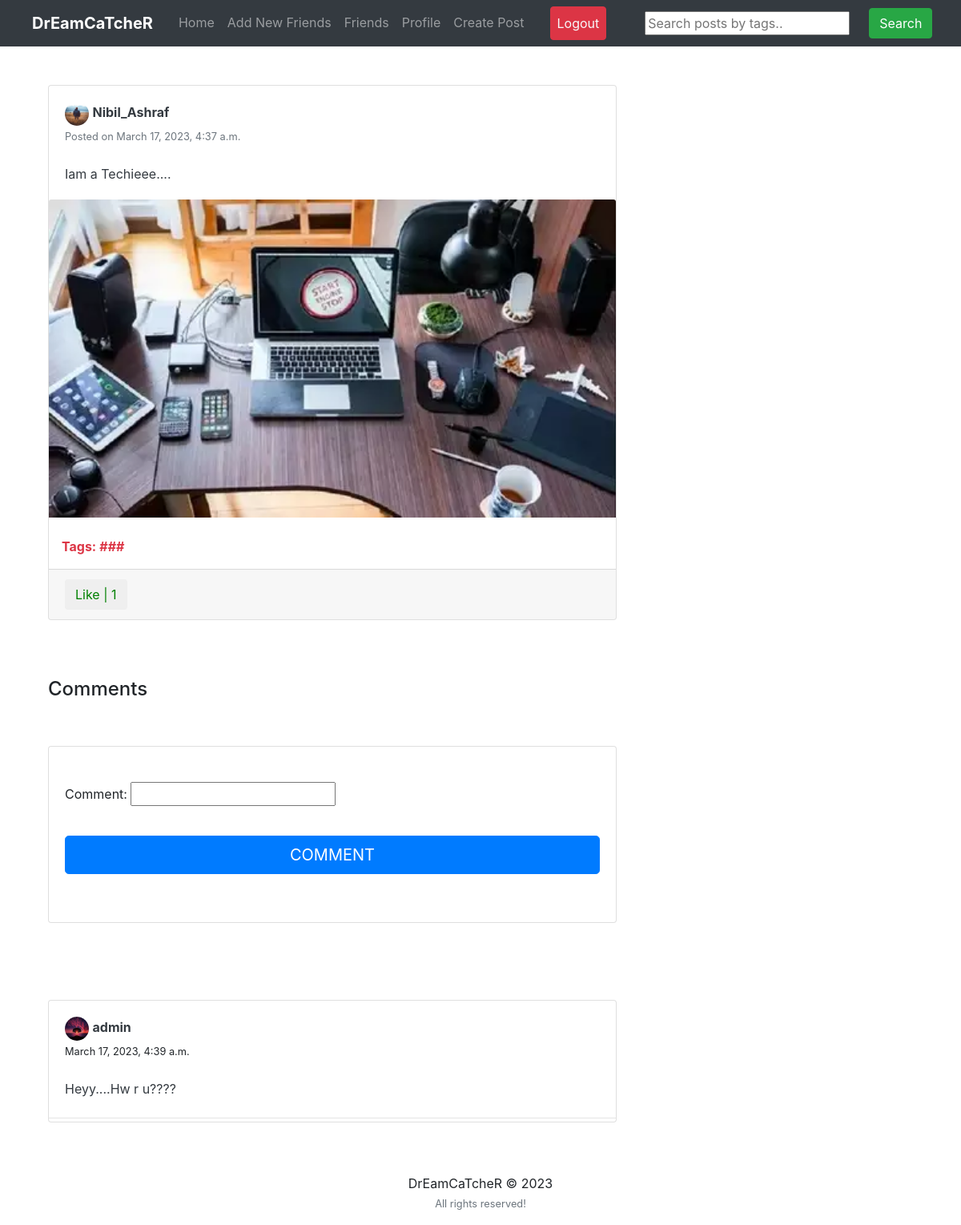
Page /feed/post/6/ (signed in) on the committed database.
### feed/models.py (models this page shows, shortened)
class Post(models.Model):
	description = models.CharField(max_length=255, blank=True)
	pic = models.ImageField(upload_to='path/to/img')
	date_posted = models.DateTimeField(default=timezone.now)
	user_name = models.ForeignKey(User, on_delete=models.CASCADE)
	tags = models.CharField(max_length=100, blank=True)

class Comments(models.Model):
	post = models.ForeignKey(Post, related_name='details', on_delete=models.CASCADE)
	username = models.ForeignKey(User, related_name='details', on_delete=models.CASCADE)
	comment = models.CharField(max_length=255)
	comment_date = models.DateTimeField(default=timezone.now)

### users/models.py (models this page shows, shortened)
class Profile(models.Model):
	user = models.OneToOneField(User, on_delete=models.CASCADE)
	image = models.ImageField(default='default.png', upload_to='profile_pics')
	slug = AutoSlugField(populate_from='user')
	bio = models.CharField(max_length=255, blank=True)
	friends = models.ManyToManyField("Profile", blank=True)
	def get_absolute_url(self):
		return "/users/{}".format(self.slug)

### feed/views.py (the view)
# urls.py: path('post/<int:pk>/', views.post_detail, name='post-detail'),
@login_required
def post_detail(request, pk):
	post = get_object_or_404(Post, pk=pk)
	user = request.user
	is_liked =  Like.objects.filter(user=user, post=post)
	if request.method == 'POST':
		form = NewCommentForm(request.POST)
		if form.is_valid():
			data = form.save(commit=False)
			data.post = post
			data.username = user
			data.save()
			return redirect('post-detail', pk=pk)
	else:
		form = NewCommentForm()
	return render(request, 'feed/post_detail.html', {'post':post, 'is_liked':is_liked, 'form':form})

### feed/forms.py
class NewCommentForm(forms.ModelForm):
	class Meta:
		model = Comments
		fields = ['comment']

### feed/templates/feed/post_detail.html (shortened to what this page needs)
{% extends "feed/layout.html" %}
{% load static %}
{% load crispy_forms_tags %}
{% block searchform %}
<form class="form-inline my-2 my-lg-0 ml-5" action="{% url 'search_posts' %}" method="get">
  <input name="p" type="text" placeholder="Search posts by tags..">
  <button class="btn btn-success my-2 my-sm-0 ml-4" type="submit">Search</button>
</form>
{% endblock searchform %}
{% block content %}
	<div class="container">
	    <div class="row">
	      <div class="col-md-8">
	        <div class="card card-signin my-5">
	          <div class="card-body">
	          	<a href="{{ post.user_name.profile.get_absolute_url }}"><img src="{{ post.user_name.profile.image.url }}" class="rounded-circle" width="30" height="30" alt=""></a>
	          	<a class="text-dark" href="{{ post.user_name.profile.get_absolute_url }}"><b>{{ post.user_name }}</b></a>
	          	<br><small class="text-muted">Posted on {{ post.date_posted }}</small>
	          	<br><br>
	            <p class="card-text text-dark">{{ post.description }}</p>
	          </div>
	          <a href="{{ post.pic.url }}"><img class="card-img-top" src="{{ post.pic.url }}" alt=""></a>
	          {% if post.tags %}
	          <br><p class="text-danger ml-3"><b>Tags: <i>{{ post.tags }}</i></b></p>
	          {% endif %}
	          <div class="card-footer">
	          	<button class="btn btn-white mr-3 like" id="{{ post.id }}">
			        {% if is_liked %}
			            <a href="{% url 'post-like' %}" style="color:red;" id="likebtn{{ post.id }}"> Unlike | {{post.likes.count}}</a>
			        {% else %}
			            <a href="{% url 'post-like' %}" style="color:green;" id="likebtn{{ post.id }}"> Like | {{post.likes.count}}</a>
			        {% endif %}
			    </button>
	          </div>
	        </div>
	  	   </div>
	    </div>
	    <br>
	    <h4>Comments</h4>
	    <div class="row">
	    	<div class="col-md-8">
	    		<div class="card card-signin my-5">
	    			<div class="card-body">
	    				<form class="form-signin" method = "POST">
				            <fieldset class="form-group"><br>
				                {{ form.as_p }}
				            </fieldset>
				            <div class="form-group">
				                <button class="btn btn-lg btn-primary btn-block text-uppercase" type="submit">Comment</button><br>
				            </div>
	    			</div>
	    		</div>
	    	</div>
	    </div>
	    <div class="row">
	    	<div class="col-md-8">
	    		{% if post.details.all %}
	    		<div class="card card-signin my-5">
	    		{% for detail in post.details.all %}
	    			<div class="card-body">
	    				<a href="{{ detail.username.profile.get_absolute_url }}">
	    					<img src="{{ detail.username.profile.image.url }}" class="rounded-circle" width="30" height="30" alt="">
	    				</a>
	          			<a class="text-dark" href="{{ detail.username.profile.get_absolute_url }}"><b>{{ detail.username }}</b></a>
	          			<br><small>{{ detail.comment_date }}</small><br><br>
	          			<p class="card-text text-dark">{{ detail.comment }}</p>
	    			</div>
	    			<hr class="my-1">
	    		{% endfor %}
	    		</div>
	    		{% else %}
	    			<p>No comments to show!</p>
	    		{% endif %}
	    	</div>
	    </div>
	</div>
{% endblock content %}

### rows in the picture
Post: user_name.profile.image (picture), user_name "Nibil_Ashraf", date_posted "March 17, 2023, 4:37 a.m.", description "Iam a Techieee....", pic (picture), tags "###", likes.count "1"
Comments: username.profile.image (picture), username "admin", comment_date "March 17, 2023, 4:39 a.m.", comment "Heyy....Hw r u????"
